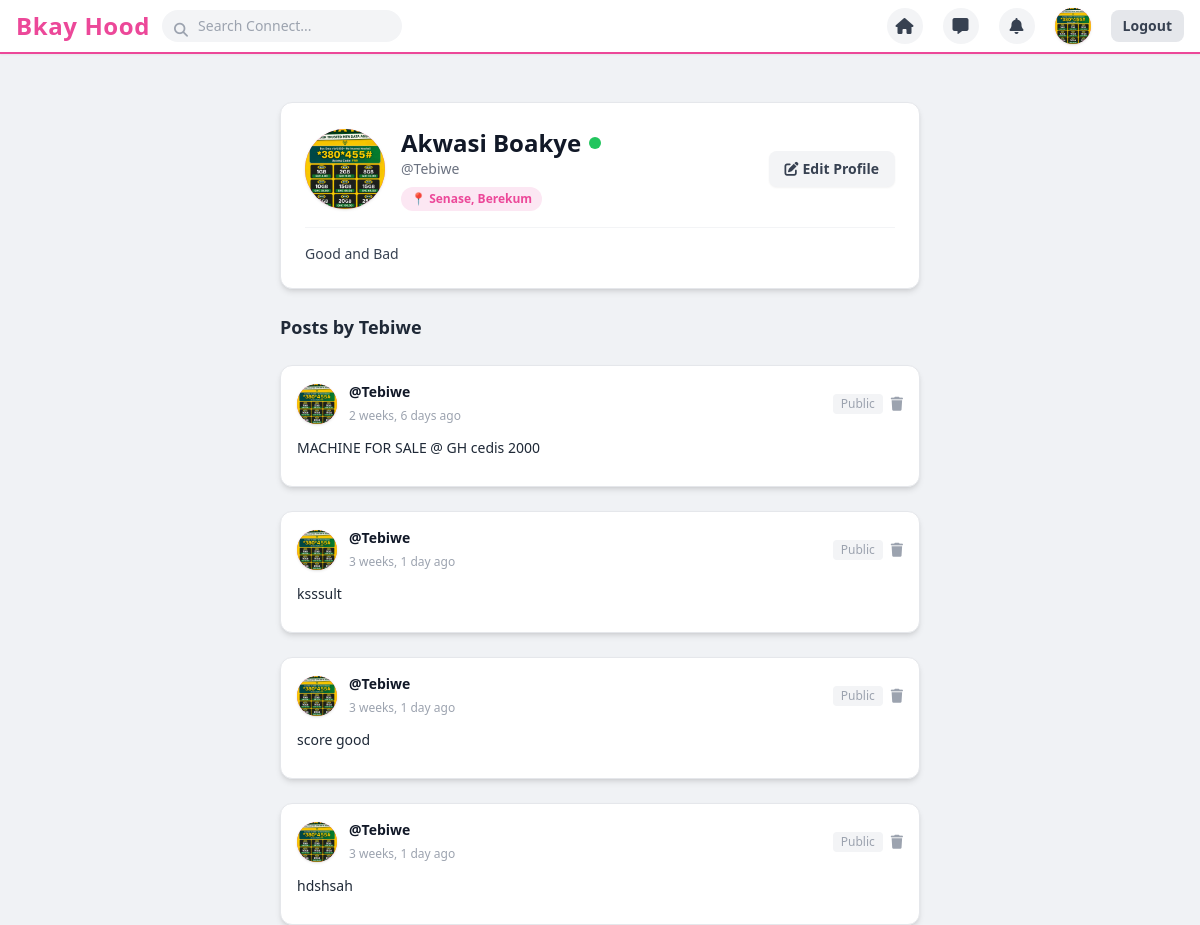
The page /profile/Tebiwe/ (signed in) on the database its author committed.
### accounts/models.py (models this page shows, shortened)
class Profile(models.Model):
    user = models.OneToOneField(User, on_delete=models.CASCADE, related_name='profile')
    avatar = models.ImageField(upload_to='avatars/', default='avatars/default.png', blank=True)
    bio = models.TextField(max_length=500, blank=True)
    location = models.CharField(max_length=100, default='Berekum')
    community = models.CharField(max_length=100, blank=True, null=True, default='Berekum Central')
    last_seen = models.DateTimeField(default=timezone.now)
    def is_online(self):
        return self.last_seen >= timezone.now() - datetime.timedelta(minutes=5)

class Post(models.Model):
    VISIBILITY_CHOICES = [
        ('public', 'Public'),
        ('friends', 'Friends Only'),
        ('private', 'Private'),
    ]
    author = models.ForeignKey(User, on_delete=models.CASCADE, related_name='posts')
    content = models.TextField()
    image = models.ImageField(upload_to='post_images/', blank=True, null=True)
    media = models.FileField(
        upload_to='post_media/',
        blank=True,
        null=True,
        validators=[FileExtensionValidator(allowed_extensions=['mp4', 'mov', 'avi', 'webm', 'jpg', 'jpeg', 'png', 'gif'])]
    )
    visibility = models.CharField(max_length=10, choices=VISIBILITY_CHOICES, default='public')
    likes = models.ManyToManyField(User, related_name='liked_posts', blank=True)
    created_at = models.DateTimeField(auto_now_add=True)
    class Meta:
        ordering = ['-created_at']

### accounts/views.py (the view, shortened to what this page needs)
# urls.py: path('profile/<str:username>/', views.profile_view, name='profile'),
@login_required
def profile_view(request, username):
    profile_user = get_object_or_404(User, username=username)
    is_blocked = Block.objects.filter(blocker=request.user, blocked=profile_user).exists()
    is_blocked_by = Block.objects.filter(blocker=profile_user, blocked=request.user).exists()
    user_posts = Post.objects.filter(author=profile_user).order_by('-created_at') if 'Post' in globals() else []
    is_following = False
    is_friend = False
    sent_request = None
    received_request = None
    context = {
        'profile_user': profile_user,
        'posts': user_posts,
        'is_following': is_following,
        'is_friend': is_friend,
        'sent_request': sent_request,
        'received_request': received_request,
        'is_blocked': is_blocked,
        'is_blocked_by': is_blocked_by,
    }
    return render(request, 'accounts/profile.html', context)

### accounts/context_processors.py (called while the page is built)
def unread_counts(request):
    if request.user.is_authenticated:
        unread_notifications = Notification.objects.filter(recipient=request.user, is_read=False).count()
        unread_messages = Message.objects.filter(receiver=request.user, is_read=False).count()
        return {
            'unread_notifications_count': unread_notifications,
            'unread_messages_count': unread_messages,
        }
    return {
        'unread_notifications_count': 0,
        'unread_messages_count': 0,
    }

### accounts/templates/accounts/profile.html (shortened to what this page needs)
{% extends 'accounts/base.html' %}
{% block content %}
<div class="max-w-2xl mx-auto mt-6 space-y-6">
  <div class="bg-white p-6 rounded-xl shadow-md border border-gray-200">
    <div class="flex items-center justify-between">
      <div class="flex items-center space-x-4">
        <div class="w-20 h-20 bg-brandPink text-white rounded-full flex items-center justify-center text-3xl font-bold uppercase overflow-hidden shadow">
          {% if profile_user.profile.avatar and profile_user.profile.avatar.name != 'avatars/default.png' %}
            <img src="{{ profile_user.profile.avatar.url }}" class="w-full h-full object-cover">
          {% else %}
            {{ profile_user.username.0 }}
          {% endif %}
        </div>
        <div>
          <div class="flex items-center space-x-2">
            <h1 class="text-2xl font-bold text-gray-900">{{ profile_user.first_name }} {{ profile_user.last_name }}</h1>
            {% if profile_user.profile.is_online %}
              <span class="inline-block w-3 h-3 bg-green-500 rounded-full" title="Online"></span>
            {% else %}
              <span class="text-xs text-gray-400 font-medium">Last seen {{ profile_user.profile.last_seen|timesince }} ago</span>
            {% endif %}
          </div>
          <p class="text-gray-500 text-sm">@{{ profile_user.username }}</p>
          {% if profile_user.profile.community %}
            <span class="inline-block bg-pink-100 text-brandPink text-xs font-semibold px-2.5 py-1 rounded-full mt-2">
              📍 {{ profile_user.profile.community }}, Berekum
            </span>
          {% endif %}
        </div>
      </div>
      <div>
        {% if request.user == profile_user %}
          <a href="{% url 'edit_profile' %}" class="bg-gray-100 hover:bg-gray-200 text-gray-700 px-4 py-2 rounded-lg text-sm font-semibold transition flex items-center space-x-1 shadow-sm">
            <i class="fa-solid fa-pen-to-square"></i>
            <span>Edit Profile</span>
          </a>
        {% elif is_blocked_by %}
          <p class="text-gray-400 text-sm italic">This user has blocked you.</p>
        {% elif is_blocked %}
          <a href="{% url 'unblock_user' profile_user.username %}" class="bg-red-100 hover:bg-red-200 text-red-600 px-4 py-2 rounded-lg text-sm font-semibold transition shadow-sm">Unblock</a>
        {% endif %}
      </div>
    </div>
    {% if profile_user.profile.bio %}
      <div class="mt-4 pt-4 border-t border-gray-100">
        <p class="text-gray-700 text-sm">{{ profile_user.profile.bio }}</p>
      </div>
    {% endif %}
  </div>
  <h3 class="text-lg font-bold text-gray-800">Posts by {{ profile_user.username }}</h3>
  {% if is_blocked_by or is_blocked %}
    <p class="text-gray-500 text-center py-6">Posts are not available.</p>
  {% else %}
    {% for post in posts %}
      <div class="bg-white p-4 rounded-xl shadow-md border border-gray-200">
        <div class="flex items-center justify-between mb-3">
          <div class="flex items-center space-x-3">
            <div class="w-10 h-10 bg-brandPink text-white rounded-full flex items-center justify-center font-bold overflow-hidden shadow">
              {% if post.author.profile.avatar and post.author.profile.avatar.name != 'avatars/default.png' %}
                <img src="{{ post.author.profile.avatar.url }}" class="w-full h-full object-cover">
              {% else %}
                {{ post.author.username.0|upper }}
              {% endif %}
            </div>
            <div>
              <h4 class="font-bold text-sm text-gray-900">@{{ post.author.username }}</h4>
              <span class="text-gray-400 text-xs">{{ post.created_at|timesince }} ago</span>
            </div>
          </div>
          <div class="flex items-center space-x-2">
            <span class="text-xs text-gray-400 bg-gray-100 px-2 py-0.5 rounded">{{ post.get_visibility_display }}</span>
            {% if post.author == request.user %}
              <a href="{% url 'delete_post' post.id %}" onclick="return confirm('Are you sure you want to delete this post?');" class="text-gray-400 hover:text-red-500 text-sm transition" title="Delete post">
                <i class="fa-solid fa-trash"></i>
              </a>
            {% endif %}
          </div>
        </div>
        <p class="text-gray-800 text-sm mb-3">{{ post.content }}</p>
      </div>
    {% empty %}
      <p class="text-gray-500 text-center py-6">No posts shared yet.</p>
    {% endfor %}
  {% endif %}
</div>
{% endblock %}

### accounts/templates/accounts/base.html (shortened to what this page needs)
{% load static %}
<!DOCTYPE html>
<html lang="en">
<head>
  <script src="https://cdn.tailwindcss.com"></script>
  <link rel="stylesheet" href="https://cdnjs.cloudflare.com/ajax/libs/font-awesome/6.4.0/css/all.min.css">
</head>
<body class="bg-fbBg font-sans text-gray-900 min-h-screen flex flex-col">
  <nav class="bg-white border-b-2 border-brandPink sticky top-0 z-50 shadow-sm px-4 py-2 flex justify-between items-center">
    <div class="flex items-center space-x-3">
      <a href="{% url 'home' %}" class="text-2xl font-extrabold text-brandPink tracking-wide">Bkay Hood</a>
      <form method="GET" action="{% url 'search' %}" class="relative hidden sm:block">
        <input type="text" name="q" placeholder="Search Connect..." class="bg-gray-100 rounded-full pl-9 pr-4 py-1.5 text-sm focus:outline-none focus:ring-2 focus:ring-fbBlue w-60">
        <button type="submit" class="absolute left-3 top-2.5 text-gray-400 text-sm bg-transparent border-none cursor-pointer">
          <i class="fa-solid fa-magnifying-glass"></i>
        </button>
      </form>
    </div>
    {% if user.is_authenticated %}
    <div class="flex items-center space-x-5">
      <a href="{% url 'home' %}" class="w-9 h-9 rounded-full bg-gray-100 hover:bg-gray-200 flex items-center justify-center text-gray-700 transition" title="Home"><i class="fa-solid fa-house"></i></a>
      <a href="{% url 'inbox' %}" class="relative w-9 h-9 rounded-full bg-gray-100 hover:bg-gray-200 flex items-center justify-center text-gray-700 transition" title="Messages">
        <i class="fa-solid fa-message"></i>
      </a>
      <a href="{% url 'notifications' %}" class="relative w-9 h-9 rounded-full bg-gray-100 hover:bg-gray-200 flex items-center justify-center text-gray-700 transition" title="Notifications">
        <i class="fa-solid fa-bell"></i>
      </a>
      <a href="{% url 'profile' user.username %}" class="w-9 h-9 rounded-full bg-brandPink text-white font-bold flex items-center justify-center text-sm shadow overflow-hidden" title="Profile">
        {% if user.profile.avatar and user.profile.avatar.name != 'avatars/default.png' %}
            <img src="{{ user.profile.avatar.url }}" class="w-full h-full object-cover">
        {% else %}
            {{ user.username|slice:":1"|upper }}
        {% endif %}
      </a>
      <a href="{% url 'logout' %}" class="bg-gray-200 hover:bg-gray-300 text-gray-700 px-3 py-1.5 rounded-lg text-sm font-semibold transition">Logout</a>
    </div>
    {% endif %}
  </nav>
  <main class="max-w-2xl mx-auto w-full mt-6 px-4 flex-grow">
    {% block content %}{% endblock %}
  </main>
</body>
</html>

### rows shown on the page
Post: author.profile.avatar (picture), author.username "Tebiwe", created_at "2 weeks, 6 days", visibility "Public", content "MACHINE FOR SALE @ GH cedis 2000"
Post: author.profile.avatar (picture), author.username "Tebiwe", created_at "3 weeks, 1 day", visibility "Public", content "ksssult"
Post: author.profile.avatar (picture), author.username "Tebiwe", created_at "3 weeks, 1 day", visibility "Public", content "score good"
Post: author.profile.avatar (picture), author.username "Tebiwe", created_at "3 weeks, 1 day", visibility "Public", content "hdshsah"

### other values the page prints
{{ profile_user.first_name }} "Akwasi"
{{ profile_user.last_name }} "Boakye"
{{ profile_user.username }} "Tebiwe"
{{ profile_user.profile.community }} "Senase"
{{ profile_user.profile.bio }} "Good and Bad"
